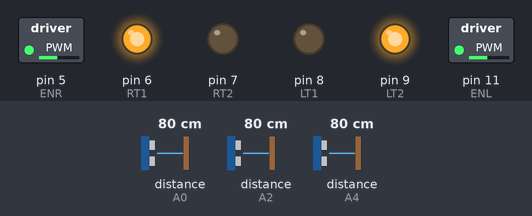
A sketch run on a simulated Arduino Uno, built with avr-gcc and run on an emulated ATmega328P. Shown: switched loads named in the sketch (green lamp = pin HIGH), output pins drawn as LEDs (lit = HIGH). Wiring (inferred from the names in the program): 3 × ultrasonic range finder: trigger A1, echo A0 / trigger A3, echo A2 / trigger A5, echo A4. Inputs (shaded band) come from the test bench; at power-on: distance to the obstacle (sensors on A2, A4, A0) 80 cm. The echo pulse lasts 58.3 µs per cm; pins used as bus, display or sensor lines are not drawn.

Above: at 1.2 s.
1.3 s: distance to the obstacle (sensor on A2) set to 2 cm
At 2.0 s:
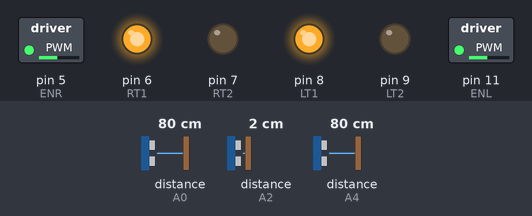
2.8 s: distance to the obstacle (sensor on A2) set to 18 cm
At 3.3 s:
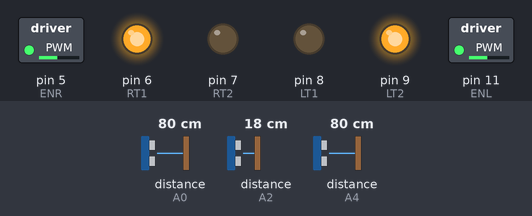
4.3 s: distance to the obstacle (sensor on A4) set to 2 cm
At 4.7 s:
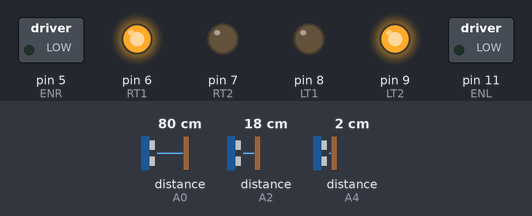
5.8 s: distance to the obstacle (sensor on A4) set to 18 cm
At 6.8 s:
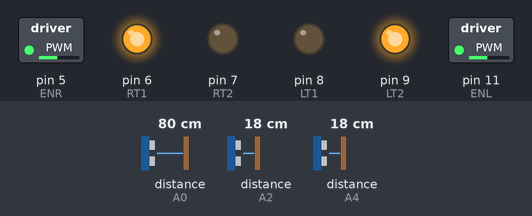
Timing chart, 0 to 8.3 s (numbered marks = the images above; inputs shaded):
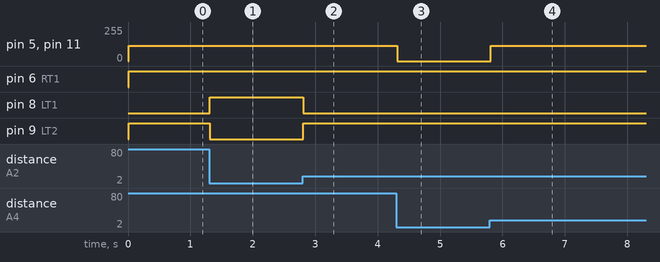

The sketch:

TestRun.ino
```cpp
//Test code.
int RT1 = 6;
int RT2 = 7;
//pins of left motors.
int LT1 = 8;
int LT2 = 9;
//pins to enable motors.
int ENR = 5;
int ENL = 11;
//speed of the motor.
int SPD = 115;
//distance sensor, OUT to send the wave, IN to receive.
int frontOUT = A5;
int frontIN = A4;
int leftOUT = A3;
int leftIN = A2;
int rightOUT = A1;
int rightIN = A0;
//initials for the distance.
int frontDistance = 0;
int leftDistance = 0;
int rightDistance = 0;
//function to move forward.
void moveForward()
{
        analogWrite(ENR, SPD);
        analogWrite(ENL, SPD);
        digitalWrite(RT1, HIGH);
        digitalWrite(RT2, LOW);
        digitalWrite(LT1, LOW);
        digitalWrite(LT2, HIGH);
}
//function to move backward.
void moveBackward()
{
        analogWrite(ENR, SPD);
        analogWrite(ENL, SPD);
        digitalWrite(RT1, LOW);
        digitalWrite(RT2, HIGH);
        digitalWrite(LT1, HIGH);
        digitalWrite(LT2, LOW);
}
//function to turn right.
void turnRight()
{
        analogWrite(ENR, SPD);
        analogWrite(ENL, SPD);
        digitalWrite(RT1, LOW);
        digitalWrite(RT2, HIGH);
        digitalWrite(LT1, LOW);
        digitalWrite(LT2, HIGH);
}
//function to turn left.
void turnLeft()
{
        analogWrite(ENR, SPD);
        analogWrite(ENL, SPD);
        digitalWrite(RT1, HIGH);
        digitalWrite(RT2, LOW);
        digitalWrite(LT1, HIGH);
        digitalWrite(LT2, LOW);
}
//function to stop.
void stop()
{
        digitalWrite(ENR, LOW);
        digitalWrite(ENL, LOW);
}
//function to measure front distance.
int frontDistanceMeasure()
{
        digitalWrite(frontOUT, LOW);
        delayMicroseconds(2);
        digitalWrite(frontOUT, HIGH);
        delayMicroseconds(20);
        digitalWrite(frontOUT, LOW);
        float fDistance = pulseIn(frontIN, HIGH);
        fDistance = fDistance / 58;
        return (int)fDistance;
}
//function to measure left distance.
int leftDistanceMeasure()
{
        digitalWrite(leftOUT, LOW);
        delayMicroseconds(2);
        digitalWrite(leftOUT, HIGH);
        delayMicroseconds(20);
        digitalWrite(leftOUT, LOW);
        float lDistance = pulseIn(leftIN, HIGH);
        lDistance = lDistance / 58;
        return (int)lDistance;
}
//function to measure right distance.
int rightDistanceMeasure()
{
        digitalWrite(rightOUT, LOW);
        delayMicroseconds(2);
        digitalWrite(rightOUT, HIGH);
        delayMicroseconds(20);
        digitalWrite(rightOUT, LOW);
        float rDistance = pulseIn(rightIN, HIGH);
        rDistance = rDistance / 58;
        return (int)rDistance;
}
//setup the initials.
void setup()
{
        Serial.begin(9600);
        pinMode(RT1, OUTPUT);
        pinMode(RT2, OUTPUT);
        pinMode(LT1, OUTPUT);
        pinMode(LT2, OUTPUT);
        pinMode(ENR, OUTPUT);
        pinMode(ENL, OUTPUT);
        pinMode(frontOUT, OUTPUT);
        pinMode(frontIN, INPUT);
        pinMode(leftOUT, OUTPUT);
        pinMode(leftIN, INPUT);
        pinMode(rightOUT, OUTPUT);
        pinMode(rightIN, INPUT);
        stop();
}
//loop of the program.
void loop()
{
//lable main.
main:
        frontDistance = frontDistanceMeasure();
        leftDistance = leftDistanceMeasure();
        rightDistance = rightDistanceMeasure();
        if (leftDistance < 15)
        {
                turnLeft();
                goto main;
        }
        if (frontDistance < 15)
        {
                stop();
                goto main;
        }
        if (leftDistance > 15 && frontDistance > 15)
        {
                moveForward();
                goto main;
        }
        else{
                turnRight();
        }
}
```

Measured:
- after the input at 1.3 s, pin 8 (LT1): LOW → HIGH at once; pin 9 (LT2): HIGH → LOW at once
- after the input at 2.8 s, pin 8 (LT1): HIGH → LOW at once; pin 9 (LT2): LOW → HIGH at once
- after the input at 4.3 s, pin 5 (ENR), pin 11 (ENL): 115/255 → 0/255 at once
- after the input at 5.8 s, pin 5 (ENR), pin 11 (ENL): 0/255 → 115/255 at once
